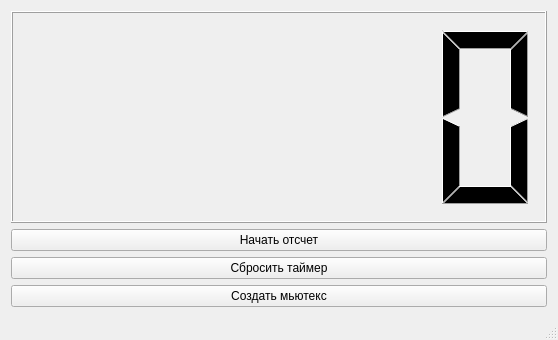
<?xml version="1.0" encoding="UTF-8"?>
<ui version="4.0">
 <class>MainWindow</class>
 <widget class="QMainWindow" name="MainWindow">
  <property name="geometry">
   <rect>
    <x>0</x>
    <y>0</y>
    <width>558</width>
    <height>340</height>
   </rect>
  </property>
  <property name="windowTitle">
   <string>MainWindow</string>
  </property>
  <widget class="QWidget" name="centralWidget">
   <layout class="QVBoxLayout" name="verticalLayout_6">
    <item>
     <widget class="QLCDNumber" name="timer">
      <property name="mode">
       <enum>QLCDNumber::Dec</enum>
      </property>
     </widget>
    </item>
    <item>
     <widget class="QPushButton" name="start_timer">
      <property name="text">
       <string>Начать отсчет</string>
      </property>
     </widget>
    </item>
    <item>
     <widget class="QPushButton" name="stop_timer">
      <property name="text">
       <string>Сбросить таймер</string>
      </property>
     </widget>
    </item>
    <item>
     <widget class="QPushButton" name="pushButton">
      <property name="text">
       <string>Создать мьютекс</string>
      </property>
     </widget>
    </item>
   </layout>
  </widget>
  <widget class="QStatusBar" name="statusBar"/>
 </widget>
 <layoutdefault spacing="6" margin="11"/>
 <resources/>
 <connections/>
</ui>
